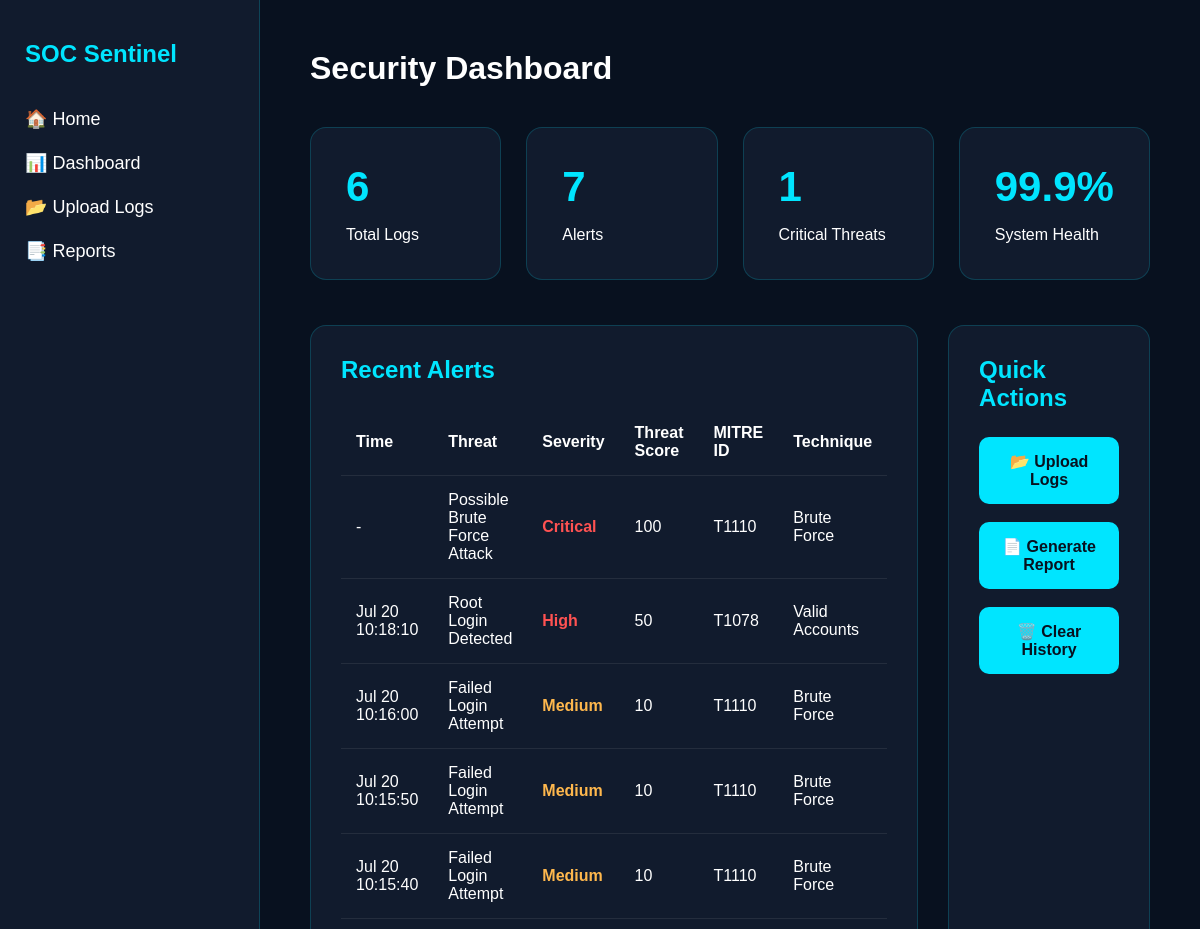
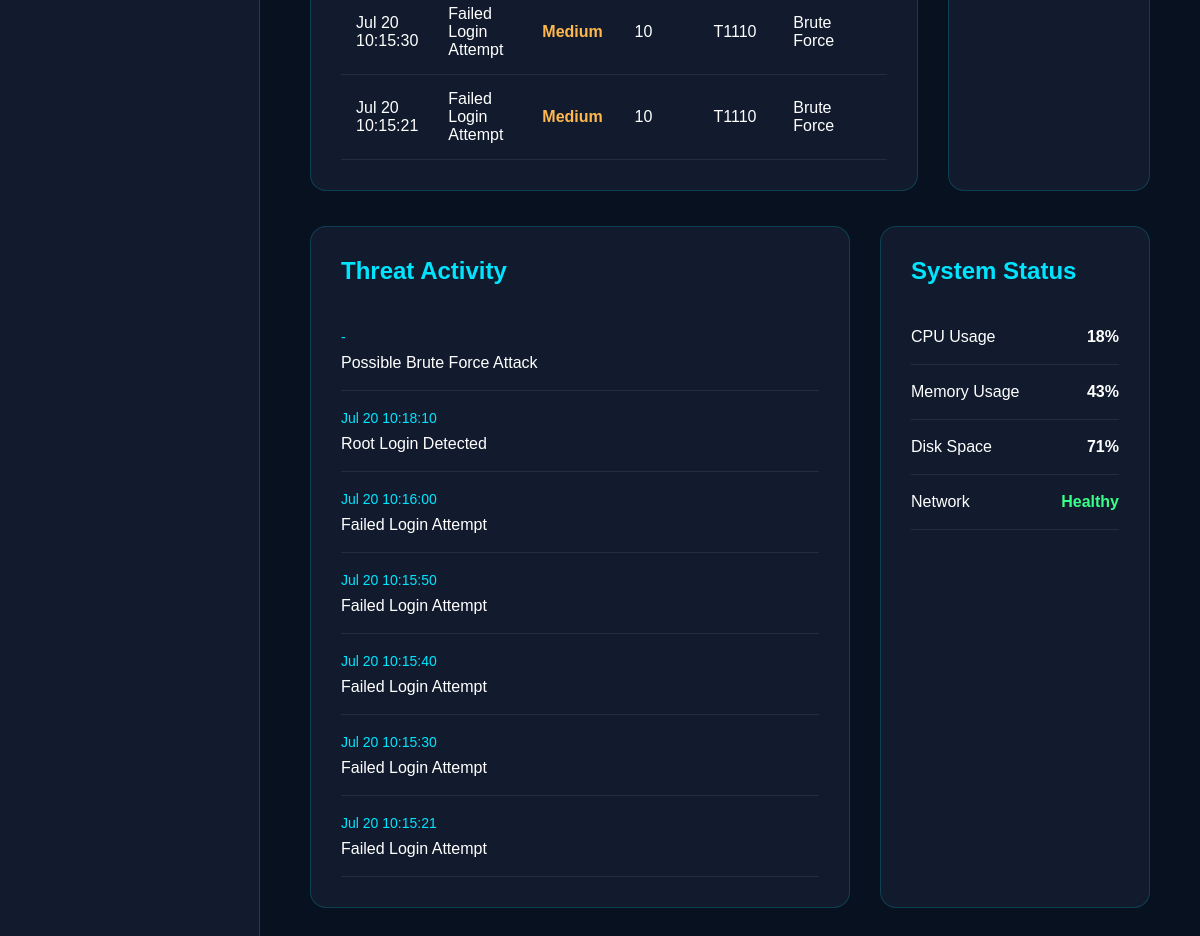
/dashboard, run on the app's committed database (2 pictures, top to bottom).
### tables this page shows
CREATE TABLE alerts (

            id INTEGER PRIMARY KEY AUTOINCREMENT,

            timestamp TEXT,

            severity TEXT,

            score INTEGER,

            mitre_id TEXT,

            mitre_name TEXT,

            alert TEXT,

            ip TEXT,

            username TEXT

        );

### app.py (the view)
@app.route("/dashboard")
def dashboard():
    data = get_dashboard_data()
    return render_template(
        "dashboard.html",
        total_logs=data["total_logs"],
        total_alerts=data["total_alerts"],
        critical_alerts=data["critical_alerts"],
        recent_alerts=data["recent_alerts"]
    )

### database/db.py (called while the page is built)
def get_dashboard_data():
    conn = sqlite3.connect(DATABASE_NAME)
    cursor = conn.cursor()
    cursor.execute("SELECT COUNT(*) FROM logs")
    total_logs = cursor.fetchone()[0]
    cursor.execute("SELECT COUNT(*) FROM alerts")
    total_alerts = cursor.fetchone()[0]
    cursor.execute("""
        SELECT COUNT(*)
        FROM alerts
        WHERE severity='Critical'
    """)
    critical_alerts = cursor.fetchone()[0]
    cursor.execute("""
        SELECT
            timestamp,
            alert,
            severity,
            score,
            mitre_id,
            mitre_name
        FROM alerts
        ORDER BY id DESC
        LIMIT 10
    """)
    recent_alerts = cursor.fetchall()
    conn.close()
    return {
        "total_logs": total_logs,
        "total_alerts": total_alerts,
        "critical_alerts": critical_alerts,
        "recent_alerts": recent_alerts
    }

### templates/dashboard.html (shortened to what this page needs)
<!DOCTYPE html>
<html lang="en">
<head>
    <link rel="stylesheet" href="{{ url_for('static', filename='css/style.css') }}">
</head>
<body>
<div class="dashboard">
    <aside class="sidebar">
        <h2>SOC Sentinel</h2>
        <ul>
            <li><a href="/">🏠 Home</a></li>
            <li><a href="/dashboard">📊 Dashboard</a></li>
            <li><a href="/upload">📂 Upload Logs</a></li>
            <li><a href="/reports">📑 Reports</a></li>
        </ul>
    </aside>
    <main class="main-content">
        <h1>Security Dashboard</h1>
        <div class="cards">
            <div class="card">
                <h2>{{ total_logs }}</h2>
                <p>Total Logs</p>
            </div>
            <div class="card">
                <h2>{{ total_alerts }}</h2>
                <p>Alerts</p>
            </div>
            <div class="card">
                <h2>{{ critical_alerts }}</h2>
                <p>Critical Threats</p>
            </div>
            <div class="card">
                <h2>99.9%</h2>
                <p>System Health</p>
            </div>
        </div>
        <div class="dashboard-grid">
            <div class="recent-alerts">
                <h2>Recent Alerts</h2>
                <table>
                    <thead>
                        <tr>
                            <th>Time</th>
                            <th>Threat</th>
                            <th>Severity</th>
                            <th>Threat Score</th>
                            <th>MITRE ID</th>
                            <th>Technique</th>
                        </tr>
                    </thead>
                    <tbody>
                        {% for alert in recent_alerts %}
                        <tr>
                            <td>{{ alert[0] }}</td>
                            <td>{{ alert[1] }}</td>
                            {% if alert[2] == "Critical" or alert[2] == "High" %}
                                <td class="high">{{ alert[2] }}</td>
                            {% elif alert[2] == "Medium" %}
                                <td class="medium">{{ alert[2] }}</td>
                            {% else %}
                                <td class="low">{{ alert[2] }}</td>
                            {% endif %}
                            <td>{{ alert[3] }}</td>
                            <td>{{ alert[4] }}</td>
                            <td>{{ alert[5] }}</td>
                        </tr>
                        {% endfor %}
                    </tbody>
                </table>
            </div>
            <div class="quick-actions">
                <h2>Quick Actions</h2>
                <a href="/upload" class="action-btn">📂 Upload Logs</a>
                <a href="/reports" class="action-btn">📄 Generate Report</a>
                <a href="/clear-history"
                   class="action-btn"
                   onclick="return confirm('Are you sure you want to clear all logs and alerts?')">
                    🗑️ Clear History
                </a>
            </div>
        </div>
        <section class="bottom-section">
            <div class="activity-panel">
                <h2>Threat Activity</h2>
                <div class="activity">
                    {% if recent_alerts %}
                        {% for alert in recent_alerts %}
                        <div class="activity-item">
                            <span>{{ alert[0] }}</span>
                            <p>{{ alert[1] }}</p>
                        </div>
                        {% endfor %}
                    {% else %}
                        <div class="activity-item">
                            <p>No threat activity found.</p>
                        </div>
                    {% endif %}
                </div>
            </div>
            <div class="system-panel">
                <h2>System Status</h2>
                <div class="status-box">
                    <p>CPU Usage</p>
                    <strong>18%</strong>
                </div>
                <div class="status-box">
                    <p>Memory Usage</p>
                    <strong>43%</strong>
                </div>
                <div class="status-box">
                    <p>Disk Space</p>
                    <strong>71%</strong>
                </div>
                <div class="status-box">
                    <p>Network</p>
                    <strong style="color:#39ff88;">Healthy</strong>
                </div>
            </div>
        </section>
    </main>
</div>
</body>
</html>

### static/css/style.css (style rules this page uses)
* { margin:0; padding:0; box-sizing:border-box; }
body { background:#08111f; color:white; font-family:Arial, Helvetica, sans-serif; }
.dashboard { display:flex; min-height:100vh; }
.sidebar { width:260px; background:#111b2d; padding:40px 25px; border-right:1px solid rgba(0,229,255,.2); }
.sidebar h2 { color:#00E5FF; margin-bottom:40px; }
.sidebar ul { list-style:none; }
.sidebar li { margin:22px 0; }
.sidebar a { color:white; text-decoration:none; font-size:18px; }
.main-content { flex:1; padding:50px; }
.main-content h1 { margin-bottom:40px; }
.cards { display:grid; grid-template-columns:repeat(4,1fr); gap:25px; }
.card { background:#111b2d; padding:35px; border-radius:16px; border:1px solid rgba(0,229,255,.18); }
.card h2 { color:#00E5FF; font-size:42px; margin-bottom:15px; }
.dashboard-grid { margin-top:45px; display:grid; grid-template-columns:2fr 1fr; gap:30px; }
.recent-alerts, .quick-actions { background:#111b2d; border:1px solid rgba(0,229,255,.18); border-radius:16px; padding:30px; }
.recent-alerts h2, .quick-actions h2 { color:#00E5FF; margin-bottom:25px; }
table { width:100%; border-collapse:collapse; }
th,td { padding:15px; text-align:left; border-bottom:1px solid rgba(255,255,255,.08); }
.high { color:#ff5252; font-weight:bold; }
.medium { color:#ffb84d; font-weight:bold; }
.action-btn { display:block; margin-bottom:18px; text-decoration:none; background:#00E5FF; color:#08111f; padding:15px; text-align:center; border-radius:10px; font-weight:bold; }
.bottom-section { display:grid; grid-template-columns:2fr 1fr; gap:30px; margin-top:35px; }
.activity-panel, .system-panel { background:#111b2d; border:1px solid rgba(0,229,255,.18); border-radius:16px; padding:30px; }
.activity-panel h2, .system-panel h2 { color:#00E5FF; margin-bottom:25px; }
.activity-item { padding:18px 0; border-bottom:1px solid rgba(255,255,255,.08); }
.activity-item span { color:#00E5FF; font-size:14px; }
.activity-item p { margin-top:8px; }
.status-box { display:flex; justify-content:space-between; padding:18px 0; border-bottom:1px solid rgba(255,255,255,.08); }

### data on the page
alerts: timestamp "-", alert "Possible Brute Force Attack", severity "Critical", score "100", mitre "T1110", mitre_name "Brute Force"
alerts: timestamp "Jul 20 10:18:10", alert "Root Login Detected", severity "High", score "50", mitre "T1078", mitre_name "Valid Accounts"
alerts: timestamp "Jul 20 10:16:00", alert "Failed Login Attempt", severity "Medium", score "10", mitre "T1110", mitre_name "Brute Force"
alerts: timestamp "Jul 20 10:15:50", alert "Failed Login Attempt", severity "Medium", score "10", mitre "T1110", mitre_name "Brute Force"
alerts: timestamp "Jul 20 10:15:40", alert "Failed Login Attempt", severity "Medium", score "10", mitre "T1110", mitre_name "Brute Force"
alerts: timestamp "Jul 20 10:15:30", alert "Failed Login Attempt", severity "Medium", score "10", mitre "T1110", mitre_name "Brute Force"
alerts: timestamp "Jul 20 10:15:21", alert "Failed Login Attempt", severity "Medium", score "10", mitre "T1110", mitre_name "Brute Force"

### other printed values
{{ total_logs }} "6"
{{ total_alerts }} "7"
{{ critical_alerts }} "1"
